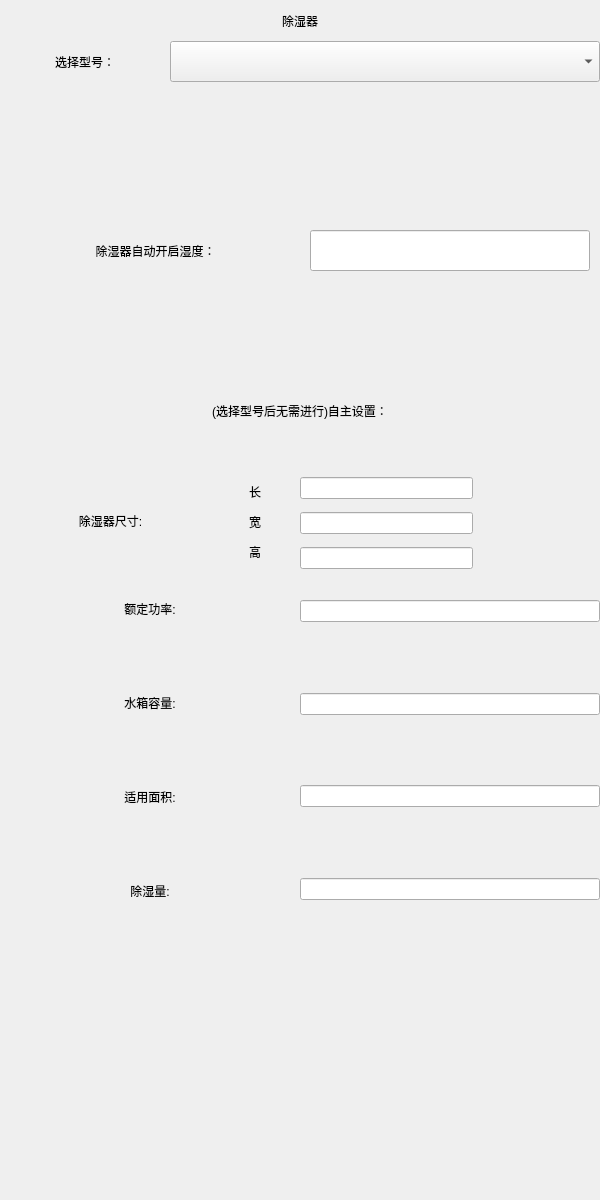
<?xml version="1.0" encoding="UTF-8"?>
<ui version="4.0">
 <class>dehumidifier</class>
 <widget class="QWidget" name="dehumidifier">
  <property name="geometry">
   <rect>
    <x>0</x>
    <y>0</y>
    <width>600</width>
    <height>1200</height>
   </rect>
  </property>
  <property name="windowTitle">
   <string>Form</string>
  </property>
  <widget class="QWidget" name="widget" native="true">
   <property name="enabled">
    <bool>true</bool>
   </property>
   <property name="geometry">
    <rect>
     <x>0</x>
     <y>0</y>
     <width>600</width>
     <height>1200</height>
    </rect>
   </property>
   <widget class="QWidget" name="sizedesign" native="true">
    <property name="geometry">
     <rect>
      <x>300</x>
      <y>470</y>
      <width>173</width>
      <height>106</height>
     </rect>
    </property>
    <layout class="QVBoxLayout" name="verticalLayout">
     <item>
      <widget class="UnitQLineEdit" name="lineEdit">
       <property name="styleSheet">
        <string notr="true"/>
       </property>
       <property name="text">
        <string notr="true"/>
       </property>
       <property name="alignment">
        <set>Qt::AlignLeading|Qt::AlignLeft|Qt::AlignVCenter</set>
       </property>
       <property name="readOnly">
        <bool>false</bool>
       </property>
      </widget>
     </item>
     <item>
      <widget class="UnitQLineEdit" name="lineEdit_2">
       <property name="styleSheet">
        <string notr="true"/>
       </property>
       <property name="text">
        <string notr="true"/>
       </property>
       <property name="alignment">
        <set>Qt::AlignLeading|Qt::AlignLeft|Qt::AlignVCenter</set>
       </property>
       <property name="readOnly">
        <bool>false</bool>
       </property>
      </widget>
     </item>
     <item>
      <widget class="UnitQLineEdit" name="lineEdit_3">
       <property name="styleSheet">
        <string notr="true"/>
       </property>
       <property name="text">
        <string notr="true"/>
       </property>
       <property name="alignment">
        <set>Qt::AlignLeading|Qt::AlignLeft|Qt::AlignVCenter</set>
       </property>
       <property name="readOnly">
        <bool>false</bool>
       </property>
      </widget>
     </item>
    </layout>
   </widget>
   <widget class="QLabel" name="label_2">
    <property name="geometry">
     <rect>
      <x>240</x>
      <y>480</y>
      <width>30</width>
      <height>24</height>
     </rect>
    </property>
    <property name="styleSheet">
     <string notr="true">font: 18pt &quot;楷体&quot;;</string>
    </property>
    <property name="text">
     <string>长</string>
    </property>
    <property name="alignment">
     <set>Qt::AlignCenter</set>
    </property>
   </widget>
   <widget class="QLabel" name="label_6">
    <property name="geometry">
     <rect>
      <x>240</x>
      <y>510</y>
      <width>30</width>
      <height>24</height>
     </rect>
    </property>
    <property name="styleSheet">
     <string notr="true">font: 18pt &quot;楷体&quot;;</string>
    </property>
    <property name="text">
     <string>宽</string>
    </property>
    <property name="alignment">
     <set>Qt::AlignCenter</set>
    </property>
   </widget>
   <widget class="QLabel" name="label">
    <property name="geometry">
     <rect>
      <x>20</x>
      <y>500</y>
      <width>181</width>
      <height>41</height>
     </rect>
    </property>
    <property name="styleSheet">
     <string notr="true">font: 18pt &quot;楷体&quot;;</string>
    </property>
    <property name="text">
     <string>除湿器尺寸:</string>
    </property>
    <property name="alignment">
     <set>Qt::AlignCenter</set>
    </property>
   </widget>
   <widget class="QLabel" name="label_10">
    <property name="geometry">
     <rect>
      <x>0</x>
      <y>41</y>
      <width>170</width>
      <height>41</height>
     </rect>
    </property>
    <property name="styleSheet">
     <string notr="true">font: 18pt &quot;楷体&quot;;</string>
    </property>
    <property name="text">
     <string>选择型号：</string>
    </property>
    <property name="alignment">
     <set>Qt::AlignCenter</set>
    </property>
   </widget>
   <widget class="QLabel" name="label_13">
    <property name="geometry">
     <rect>
      <x>0</x>
      <y>390</y>
      <width>600</width>
      <height>41</height>
     </rect>
    </property>
    <property name="styleSheet">
     <string notr="true">font: 18pt &quot;楷体&quot;;</string>
    </property>
    <property name="text">
     <string>(选择型号后无需进行)自主设置：</string>
    </property>
    <property name="alignment">
     <set>Qt::AlignCenter</set>
    </property>
   </widget>
   <widget class="QWidget" name="widget_3" native="true">
    <property name="geometry">
     <rect>
      <x>300</x>
      <y>600</y>
      <width>300</width>
      <height>300</height>
     </rect>
    </property>
    <layout class="QVBoxLayout" name="verticalLayout_3">
     <item>
      <widget class="UnitQLineEdit" name="lineEdit_4">
       <property name="styleSheet">
        <string notr="true"/>
       </property>
       <property name="text">
        <string notr="true"/>
       </property>
       <property name="alignment">
        <set>Qt::AlignLeading|Qt::AlignLeft|Qt::AlignVCenter</set>
       </property>
       <property name="readOnly">
        <bool>false</bool>
       </property>
      </widget>
     </item>
     <item>
      <spacer name="verticalSpacer_9">
       <property name="orientation">
        <enum>Qt::Vertical</enum>
       </property>
       <property name="sizeHint" stdset="0">
        <size>
         <width>20</width>
         <height>40</height>
        </size>
       </property>
      </spacer>
     </item>
     <item>
      <widget class="UnitQLineEdit" name="lineEdit_5">
       <property name="styleSheet">
        <string notr="true"/>
       </property>
       <property name="text">
        <string notr="true"/>
       </property>
       <property name="alignment">
        <set>Qt::AlignLeading|Qt::AlignLeft|Qt::AlignVCenter</set>
       </property>
       <property name="readOnly">
        <bool>false</bool>
       </property>
      </widget>
     </item>
     <item>
      <spacer name="verticalSpacer_10">
       <property name="orientation">
        <enum>Qt::Vertical</enum>
       </property>
       <property name="sizeHint" stdset="0">
        <size>
         <width>20</width>
         <height>40</height>
        </size>
       </property>
      </spacer>
     </item>
     <item>
      <widget class="UnitQLineEdit" name="lineEdit_6">
       <property name="styleSheet">
        <string notr="true"/>
       </property>
       <property name="text">
        <string notr="true"/>
       </property>
       <property name="alignment">
        <set>Qt::AlignLeading|Qt::AlignLeft|Qt::AlignVCenter</set>
       </property>
       <property name="readOnly">
        <bool>false</bool>
       </property>
      </widget>
     </item>
     <item>
      <spacer name="verticalSpacer_7">
       <property name="orientation">
        <enum>Qt::Vertical</enum>
       </property>
       <property name="sizeHint" stdset="0">
        <size>
         <width>20</width>
         <height>40</height>
        </size>
       </property>
      </spacer>
     </item>
     <item>
      <widget class="UnitQLineEdit" name="lineEdit_7">
       <property name="styleSheet">
        <string notr="true"/>
       </property>
       <property name="text">
        <string notr="true"/>
       </property>
       <property name="alignment">
        <set>Qt::AlignLeading|Qt::AlignLeft|Qt::AlignVCenter</set>
       </property>
       <property name="readOnly">
        <bool>false</bool>
       </property>
      </widget>
     </item>
    </layout>
   </widget>
   <widget class="QLabel" name="label_14">
    <property name="geometry">
     <rect>
      <x>240</x>
      <y>540</y>
      <width>30</width>
      <height>24</height>
     </rect>
    </property>
    <property name="styleSheet">
     <string notr="true">font: 18pt &quot;楷体&quot;;</string>
    </property>
    <property name="text">
     <string>高</string>
    </property>
    <property name="alignment">
     <set>Qt::AlignCenter</set>
    </property>
   </widget>
   <widget class="QLabel" name="label_15">
    <property name="geometry">
     <rect>
      <x>0</x>
      <y>0</y>
      <width>600</width>
      <height>41</height>
     </rect>
    </property>
    <property name="styleSheet">
     <string notr="true">font: 18pt &quot;楷体&quot;;</string>
    </property>
    <property name="text">
     <string>除湿器</string>
    </property>
    <property name="alignment">
     <set>Qt::AlignCenter</set>
    </property>
   </widget>
   <widget class="QComboBox" name="comboBox">
    <property name="geometry">
     <rect>
      <x>170</x>
      <y>41</y>
      <width>430</width>
      <height>41</height>
     </rect>
    </property>
    <property name="styleSheet">
     <string notr="true">font: 18pt &quot;楷体&quot;;</string>
    </property>
   </widget>
   <widget class="QWidget" name="widget_2" native="true">
    <property name="geometry">
     <rect>
      <x>0</x>
      <y>600</y>
      <width>300</width>
      <height>300</height>
     </rect>
    </property>
    <layout class="QVBoxLayout" name="verticalLayout_2">
     <item>
      <widget class="QLabel" name="label_3">
       <property name="styleSheet">
        <string notr="true">font: 18pt &quot;楷体&quot;;</string>
       </property>
       <property name="text">
        <string>额定功率:</string>
       </property>
       <property name="alignment">
        <set>Qt::AlignCenter</set>
       </property>
      </widget>
     </item>
     <item>
      <spacer name="verticalSpacer">
       <property name="orientation">
        <enum>Qt::Vertical</enum>
       </property>
       <property name="sizeHint" stdset="0">
        <size>
         <width>20</width>
         <height>40</height>
        </size>
       </property>
      </spacer>
     </item>
     <item>
      <widget class="QLabel" name="label_4">
       <property name="styleSheet">
        <string notr="true">font: 18pt &quot;楷体&quot;;</string>
       </property>
       <property name="text">
        <string>水箱容量:</string>
       </property>
       <property name="alignment">
        <set>Qt::AlignCenter</set>
       </property>
      </widget>
     </item>
     <item>
      <spacer name="verticalSpacer_2">
       <property name="orientation">
        <enum>Qt::Vertical</enum>
       </property>
       <property name="sizeHint" stdset="0">
        <size>
         <width>20</width>
         <height>40</height>
        </size>
       </property>
      </spacer>
     </item>
     <item>
      <widget class="QLabel" name="label_5">
       <property name="styleSheet">
        <string notr="true">font: 18pt &quot;楷体&quot;;</string>
       </property>
       <property name="text">
        <string>适用面积:</string>
       </property>
       <property name="alignment">
        <set>Qt::AlignCenter</set>
       </property>
      </widget>
     </item>
     <item>
      <spacer name="verticalSpacer_3">
       <property name="orientation">
        <enum>Qt::Vertical</enum>
       </property>
       <property name="sizeHint" stdset="0">
        <size>
         <width>20</width>
         <height>40</height>
        </size>
       </property>
      </spacer>
     </item>
     <item>
      <widget class="QLabel" name="label_11">
       <property name="styleSheet">
        <string notr="true">font: 18pt &quot;楷体&quot;;</string>
       </property>
       <property name="text">
        <string>除湿量:</string>
       </property>
       <property name="alignment">
        <set>Qt::AlignCenter</set>
       </property>
      </widget>
     </item>
    </layout>
   </widget>
   <widget class="QLabel" name="label_16">
    <property name="geometry">
     <rect>
      <x>0</x>
      <y>230</y>
      <width>311</width>
      <height>41</height>
     </rect>
    </property>
    <property name="styleSheet">
     <string notr="true">font: 18pt &quot;楷体&quot;;</string>
    </property>
    <property name="text">
     <string>除湿器自动开启湿度：</string>
    </property>
    <property name="alignment">
     <set>Qt::AlignCenter</set>
    </property>
   </widget>
   <widget class="UnitQLineEdit" name="lineEdit_9">
    <property name="geometry">
     <rect>
      <x>310</x>
      <y>230</y>
      <width>280</width>
      <height>41</height>
     </rect>
    </property>
    <property name="styleSheet">
     <string notr="true">font: 18pt &quot;楷体&quot;;</string>
    </property>
    <property name="text">
     <string notr="true"/>
    </property>
    <property name="alignment">
     <set>Qt::AlignLeading|Qt::AlignLeft|Qt::AlignVCenter</set>
    </property>
    <property name="readOnly">
     <bool>false</bool>
    </property>
   </widget>
  </widget>
 </widget>
 <customwidgets>
  <customwidget>
   <class>UnitQLineEdit</class>
   <extends>QLineEdit</extends>
   <header location="global">unitqlinedit.h</header>
  </customwidget>
 </customwidgets>
 <resources/>
 <connections/>
</ui>
